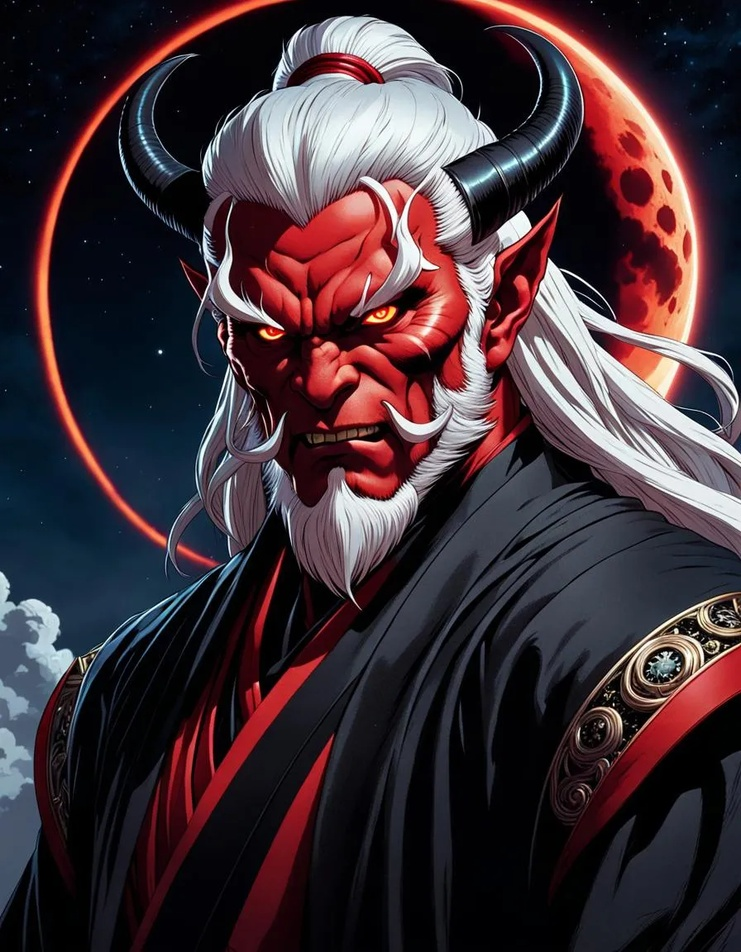
#> input picture 22.11.2024/images/4.jpg, 741 x 952 px, shrunk from 896 x 1152 before the run
$ python zad2.py
#> lines starting #> are read from the running program, lines starting #| are printed output that depends on the picture

import cv2
import numpy as np
import matplotlib.pyplot as plt

image = cv2.imread('images/4.jpg')
#> image is the input picture: shape (952, 741, 3); mean B, G, R 54.9, 48.4, 64.7
image_rgb = cv2.cvtColor(image, cv2.COLOR_BGR2RGB)
height, width, _ = image_rgb.shape
#> height = 952; width = 741


gray_image = np.zeros((height, width), dtype=np.uint8)
gray_image2 = np.zeros((height, width), dtype=np.uint8)


for y in range(height):
    for x in range(width):
        r, g, b = image_rgb[y, x]
        gray1 = (0.299*r +0.587*g + 0.114*b)
        gray_image[y, x] = gray1
        gray2 = round(((r+g+b)/3))
        gray_image2[y, x] = gray2
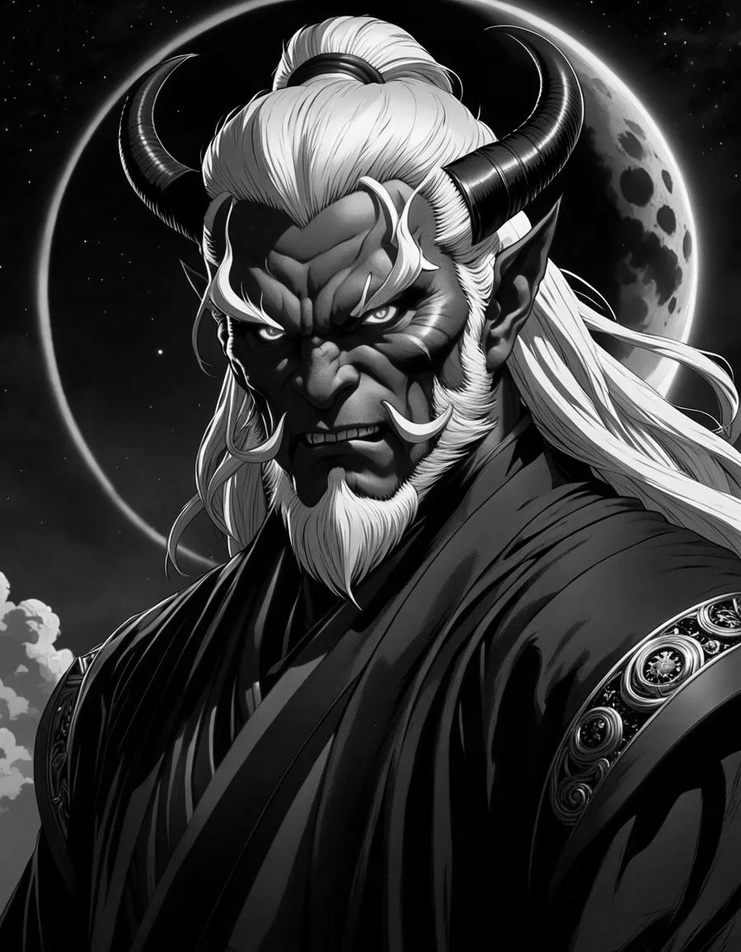
#> gray_image: shape (952, 741); min 0, max 255, mean 53.5
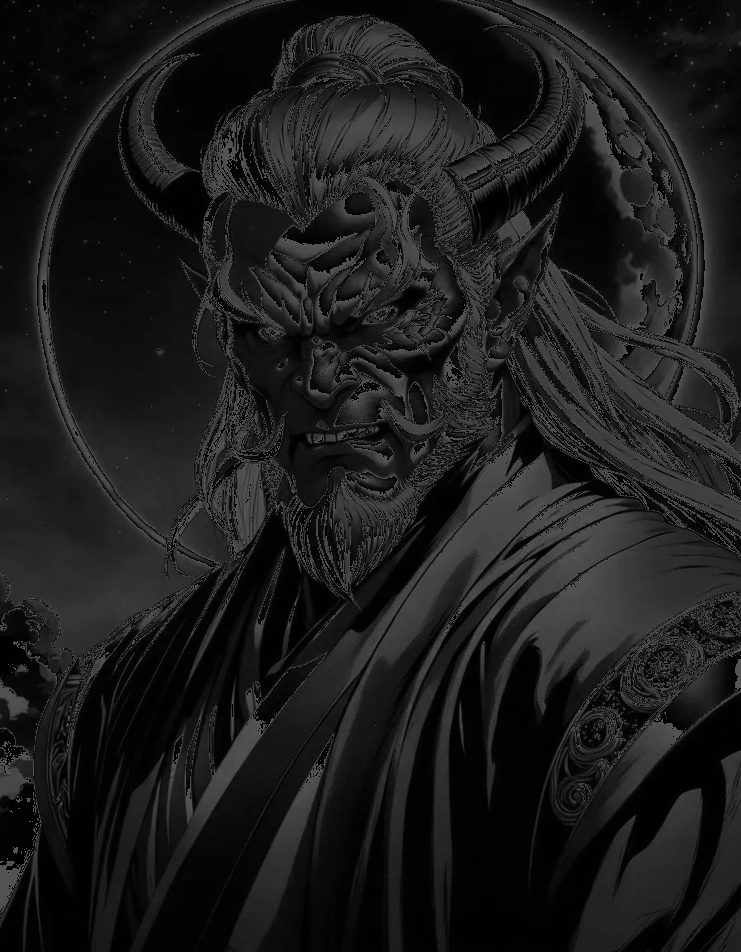
#> gray_image2: shape (952, 741); min 0, max 85, mean 28

plt.figure(figsize=(15, 5))
plt.subplot(1, 3, 1)
plt.imshow(image_rgb)
plt.title("Original Image")
plt.axis('off')

plt.subplot(1, 3, 2)
plt.imshow(gray_image, cmap='gray')
plt.title("Grayscale (0.299R + 0.587G + 0.114B)")
plt.axis('off')

plt.subplot(1, 3, 3)
plt.imshow(gray_image2, cmap='gray')
plt.title("Grayscale (round((r+g+b)/3))")
plt.axis('off')


plt.show()
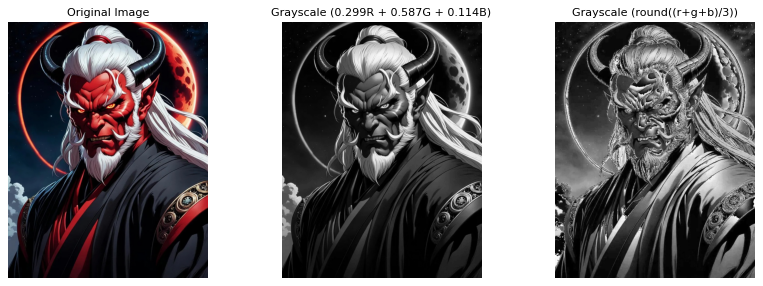
#> figure drawn by matplotlib, 3 panels

$ run again, with 22.11.2024/images/2.jpg copied over 22.11.2024/images/4.jpg
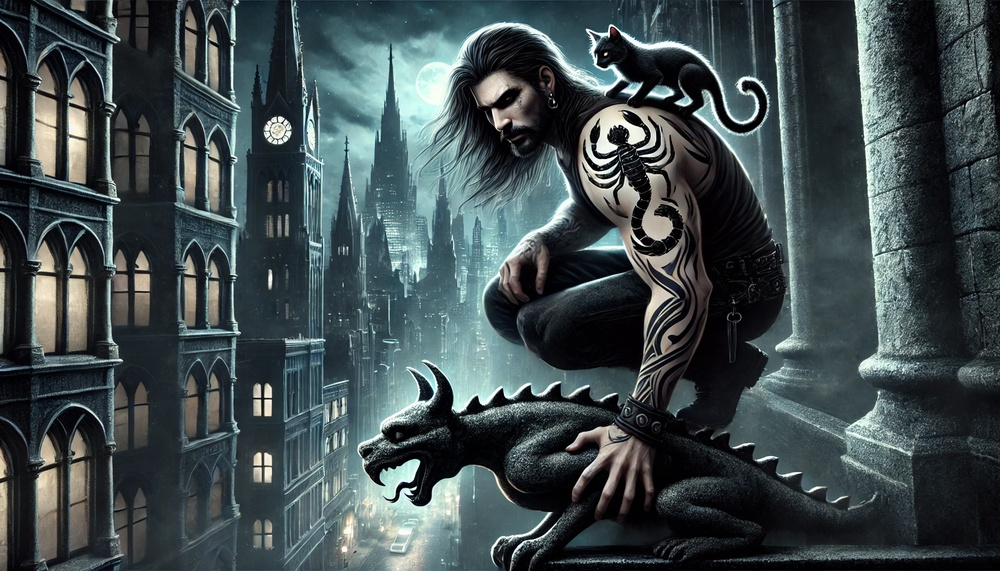
#> input picture 22.11.2024/images/2.jpg, 1000 x 571 px, shrunk from 1792 x 1024 before the run
#> image is the input picture: shape (571, 1000, 3); mean B, G, R 77.3, 75, 63.1
#> after the loop `for y in range(height):`:
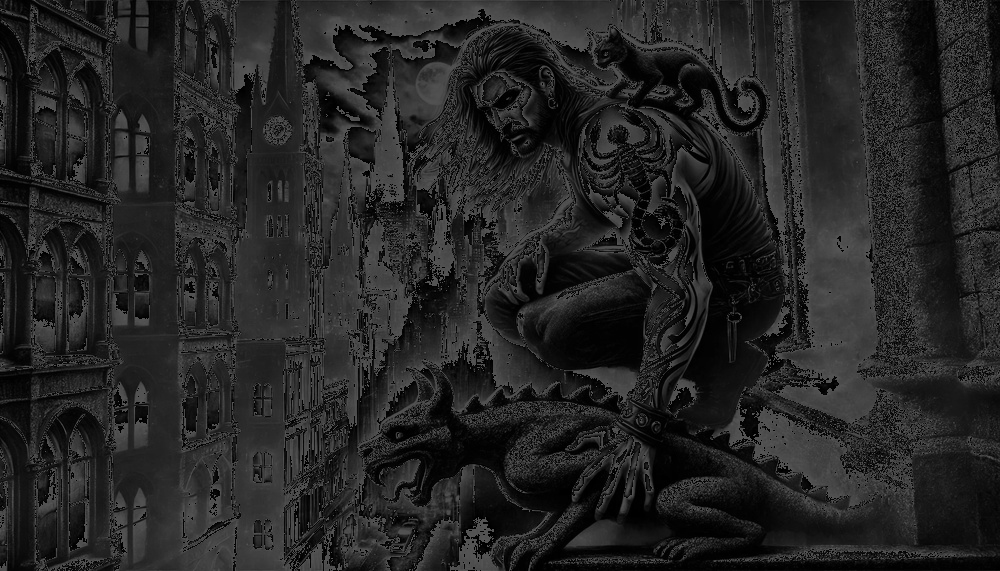
#> gray_image2: shape (571, 1000); min 0, max 85, mean 36.7
#> `plt.show()`:
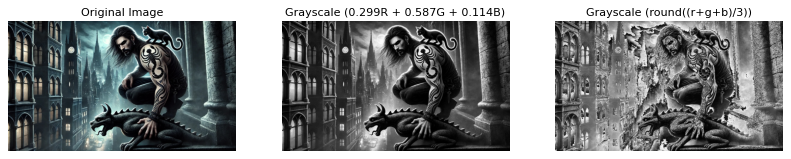
#> figure drawn by matplotlib, 3 panels
